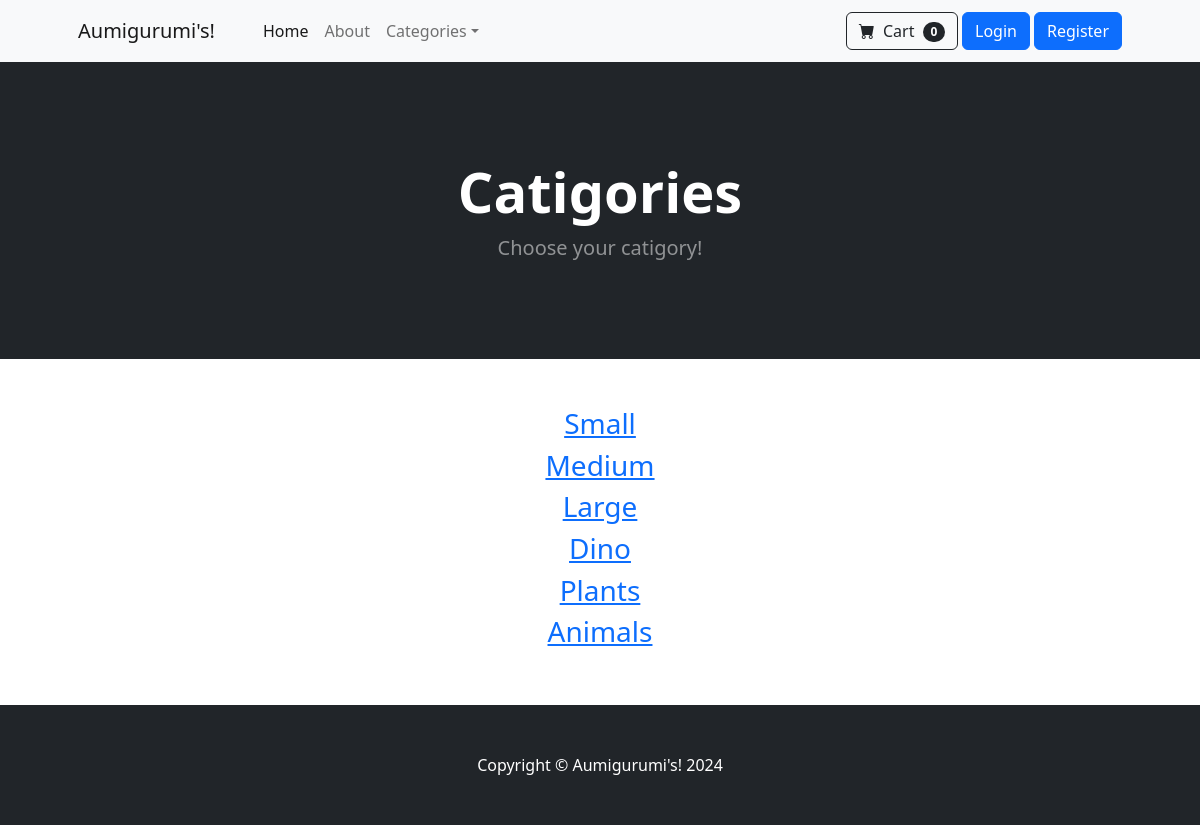
Page /category_summary/ on the earlier database version.
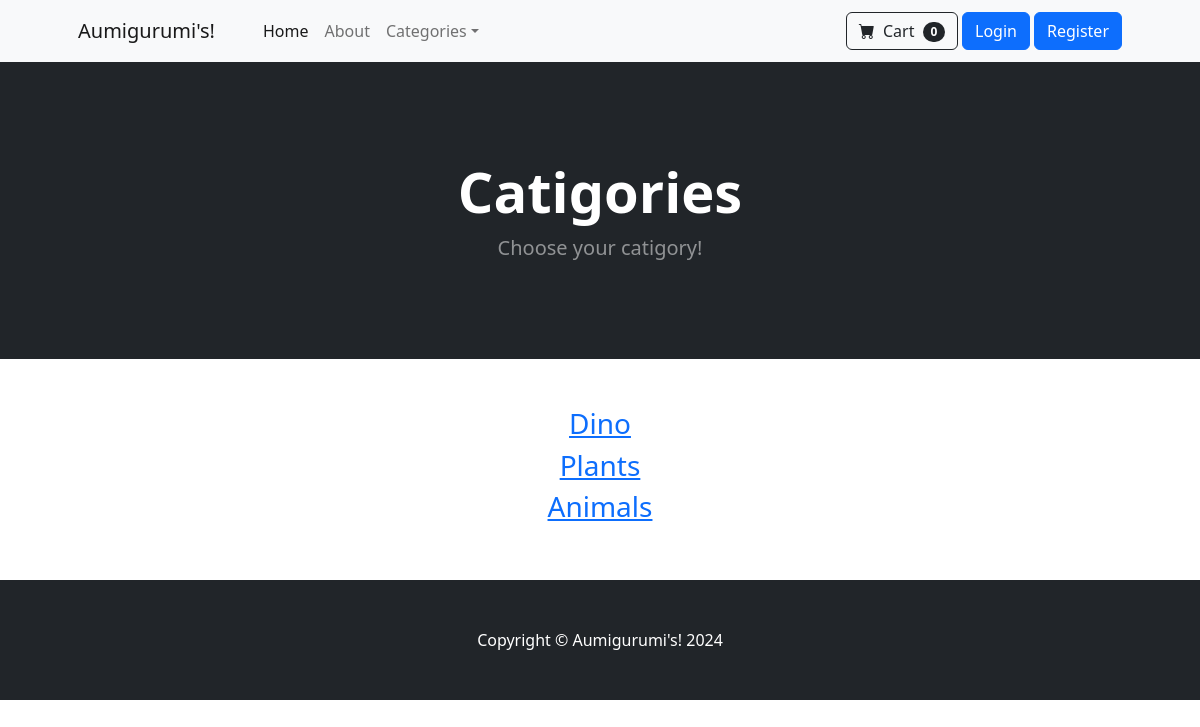
Same page on the later database version.
### store/models.py (models this page shows)
class Category(models.Model):
    name = models.CharField(max_length=50)
    def __str__(self):
        return self.name
    class Meta:
        verbose_name_plural = 'categories'

### store/views.py (the view)
# urls.py: path('category_summary/', views.category_summary, name='category_summary'),
def category_summary(request):
	categories = Category.objects.all()
	return render(request, 'category_summary.html', {"categories":categories})

### cart/cart.py (called while the page is built)
    def __len__(self):
        return len(self.cart)

### cart/context_processors.py (called while the page is built)
def cart(request):
    return {'cart': Cart(request)}

### store/templates/category_summary.html
{% extends 'base.html' %}
{% block content %}
<header class="bg-dark py-5">
    <div class="container px-4 px-lg-5 my-5">
        <div class="text-center text-white">
            <h1 class="display-4 fw-bolder">Catigories</h1>
            <p class="lead fw-normal text-white-50 mb-0">Choose your catigory!</p>
        </div>
    </div>
</header>
    <div class="container">
        <div class="row">
            <center>
                <div class="col-8">
                    <br/><br/>
                    {% for category in categories %}
                        <h3><a href="{% url 'category' category %}">{{ category }}</a></h3>
                    {% endfor %}
                    <br/><br/>
                </div>
            </center>
        </div>
    </div>
{% endblock %}

### store/templates/base.html (shortened to what this page needs)
{% load static %}
<!DOCTYPE html>
<html lang="en">
    <head>
        <link href="https://cdn.jsdelivr.net/npm/bootstrap-icons@1.5.0/font/bootstrap-icons.css" rel="stylesheet" />
        <link href="{% static 'css/styles.css' %}" rel="stylesheet" />
    </head>
    <body>
        {% include 'navbar.html' %}
        {% block content %}
        {% endblock %}
        <footer class="py-5 bg-dark">
            <div class="container"><p class="m-0 text-center text-white">Copyright &copy; Aumigurumi's! 2024</p></div>
        </footer>
    </body>
</html>

### store/templates/navbar.html (shortened to what this page needs)
<nav class="navbar navbar-expand-lg navbar-light bg-light">
    <div class="container px-4 px-lg-5">
        <a class="navbar-brand" href="{% url 'home' %}">Aumigurumi's!</a>
        <div class="collapse navbar-collapse" id="navbarSupportedContent">
            <ul class="navbar-nav me-auto mb-2 mb-lg-0 ms-lg-4">
                <li class="nav-item"><a class="nav-link active" aria-current="page" href="{% url 'home' %}">Home</a></li>
                <li class="nav-item"><a class="nav-link" href="{% url 'about' %}">About</a></li>
                <li class="nav-item dropdown">
                    <a class="nav-link dropdown-toggle" id="navbarDropdown" href="#" role="button" data-bs-toggle="dropdown" aria-expanded="false">Categories</a>
                </li>
            </ul>
            <form class="d-flex">
                <a  href="{% url 'cart_summary' %}" class="btn btn-outline-dark">
                    <i class="bi-cart-fill me-1"></i>
                    Cart
                    <span class="badge bg-dark text-white ms-1 rounded-pill" id="cart_quantity">{{ cart|length }}</span>
                </a>
            </form>
            {% if user.is_authenticated %}
                <a class="btn btn-primary m-1" href="{% url 'logout' %}" role="button">Logout</a>
                <a class="btn btn-primary m-1" href="{% url 'update_user' %}" role="button">Profile</a>
            {% else %}
                <a class="btn btn-primary m-1" href="{% url 'login' %}" role="button">Login</a>
                <a class="btn btn-primary" href="{% url 'register' %}" role="button">Register</a>
            {% endif %}
        </div>
    </div>
</nav>

Differences in the rows shown:
removed Category: name "Small"
removed Category: name "Medium"
removed Category: name "Large"
